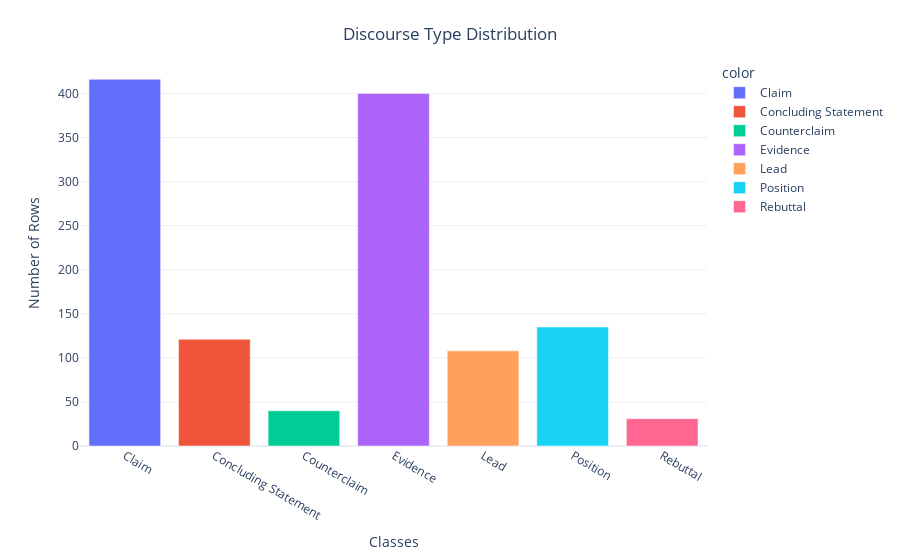

Notebook source saved alongside this figure:
### Markdown cell above
## Plotting Discourse type against Number of Rows

### Code cell
fig = px.bar(x = np.unique(train["discourse_type"]),

y = [list(train["discourse_type"]).count(i) for i in np.unique(train["discourse_type"])] , 
            color = np.unique(train["discourse_type"]),
             color_continuous_scale="Emrld") 

fig.update_xaxes(title="Classes")

fig.update_yaxes(title = "Number of Rows")

fig.update_layout(showlegend = True,
    title = {
        'text': 'Discourse Type Distribution ',
        'y':0.95,
        'x':0.5,
        'xanchor': 'center',
        'yanchor': 'top'},
        template="plotly_white")

fig.show()

### Figure 1 — Plotly figure (JSON) as saved in the notebook; plotly's stock layout.template omitted (floating-point values rounded to 4 significant figures)
{"data": [{"alignmentgroup": "True", "hovertemplate": "color=Claim<br>x=%{x}<br>y=%{y}<extra></extra>", "legendgroup": "Claim", "marker": {"color": "#636efa", "pattern": {"shape": ""}}, "name": "Claim", "offsetgroup": "Claim", "orientation": "v", "showlegend": true, "textposition": "auto", "type": "bar", "x": ["Claim"], "xaxis": "x", "y": [416], "yaxis": "y"}, {"alignmentgroup": "True", "hovertemplate": "color=Concluding Statement<br>x=%{x}<br>y=%{y}<extra></extra>", "legendgroup": "Concluding Statement", "marker": {"color": "#EF553B", "pattern": {"shape": ""}}, "name": "Concluding Statement", "offsetgroup": "Concluding Statement", "orientation": "v", "showlegend": true, "textposition": "auto", "type": "bar", "x": ["Concluding Statement"], "xaxis": "x", "y": [121], "yaxis": "y"}, {"alignmentgroup": "True", "hovertemplate": "color=Counterclaim<br>x=%{x}<br>y=%{y}<extra></extra>", "legendgroup": "Counterclaim", "marker": {"color": "#00cc96", "pattern": {"shape": ""}}, "name": "Counterclaim", "offsetgroup": "Counterclaim", "orientation": "v", "showlegend": true, "textposition": "auto", "type": "bar", "x": ["Counterclaim"], "xaxis": "x", "y": [40], "yaxis": "y"}, {"alignmentgroup": "True", "hovertemplate": "color=Evidence<br>x=%{x}<br>y=%{y}<extra></extra>", "legendgroup": "Evidence", "marker": {"color": "#ab63fa", "pattern": {"shape": ""}}, "name": "Evidence", "offsetgroup": "Evidence", "orientation": "v", "showlegend": true, "textposition": "auto", "type": "bar", "x": ["Evidence"], "xaxis": "x", "y": [400], "yaxis": "y"}, {"alignmentgroup": "True", "hovertemplate": "color=Lead<br>x=%{x}<br>y=%{y}<extra></extra>", "legendgroup": "Lead", "marker": {"color": "#FFA15A", "pattern": {"shape": ""}}, "name": "Lead", "offsetgroup": "Lead", "orientation": "v", "showlegend": true, "textposition": "auto", "type": "bar", "x": ["Lead"], "xaxis": "x", "y": [108], "yaxis": "y"}, {"alignmentgroup": "True", "hovertemplate": "color=Position<br>x=%{x}<br>y=%{y}<extra></extra>", "legendgroup": "Position", "marker": {"color": "#19d3f3", "pattern": {"shape": ""}}, "name": "Position", "offsetgroup": "Position", "orientation": "v", "showlegend": true, "textposition": "auto", "type": "bar", "x": ["Position"], "xaxis": "x", "y": [135], "yaxis": "y"}, {"alignmentgroup": "True", "hovertemplate": "color=Rebuttal<br>x=%{x}<br>y=%{y}<extra></extra>", "legendgroup": "Rebuttal", "marker": {"color": "#FF6692", "pattern": {"shape": ""}}, "name": "Rebuttal", "offsetgroup": "Rebuttal", "orientation": "v", "showlegend": true, "textposition": "auto", "type": "bar", "x": ["Rebuttal"], "xaxis": "x", "y": [31], "yaxis": "y"}], "layout": {"barmode": "relative", "legend": {"title": {"text": "color"}, "tracegroupgap": 0}, "margin": {"t": 60}, "showlegend": true, "title": {"text": "Discourse Type Distribution ", "x": 0.5, "xanchor": "center", "y": 0.95, "yanchor": "top"}, "xaxis": {"anchor": "y", "domain": [0, 1], "title": {"text": "Classes"}}, "yaxis": {"anchor": "x", "domain": [0, 1], "title": {"text": "Number of Rows"}}}}
